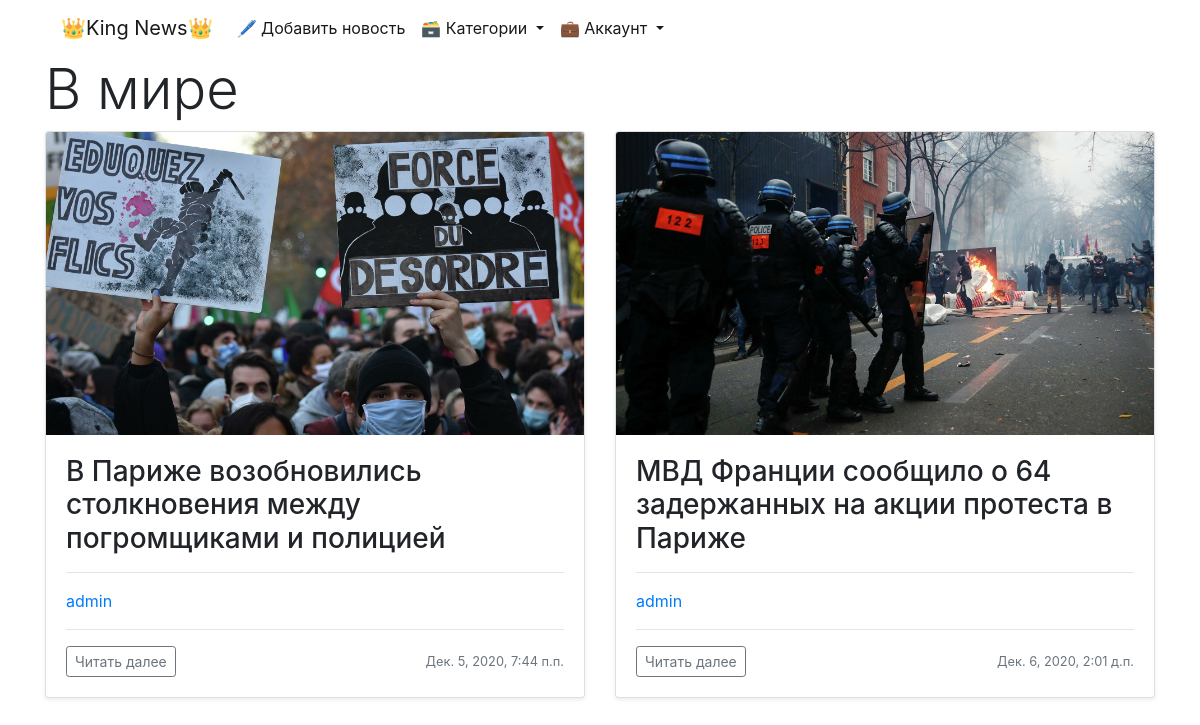
/news/category/3, run on an earlier commit of the app's database.
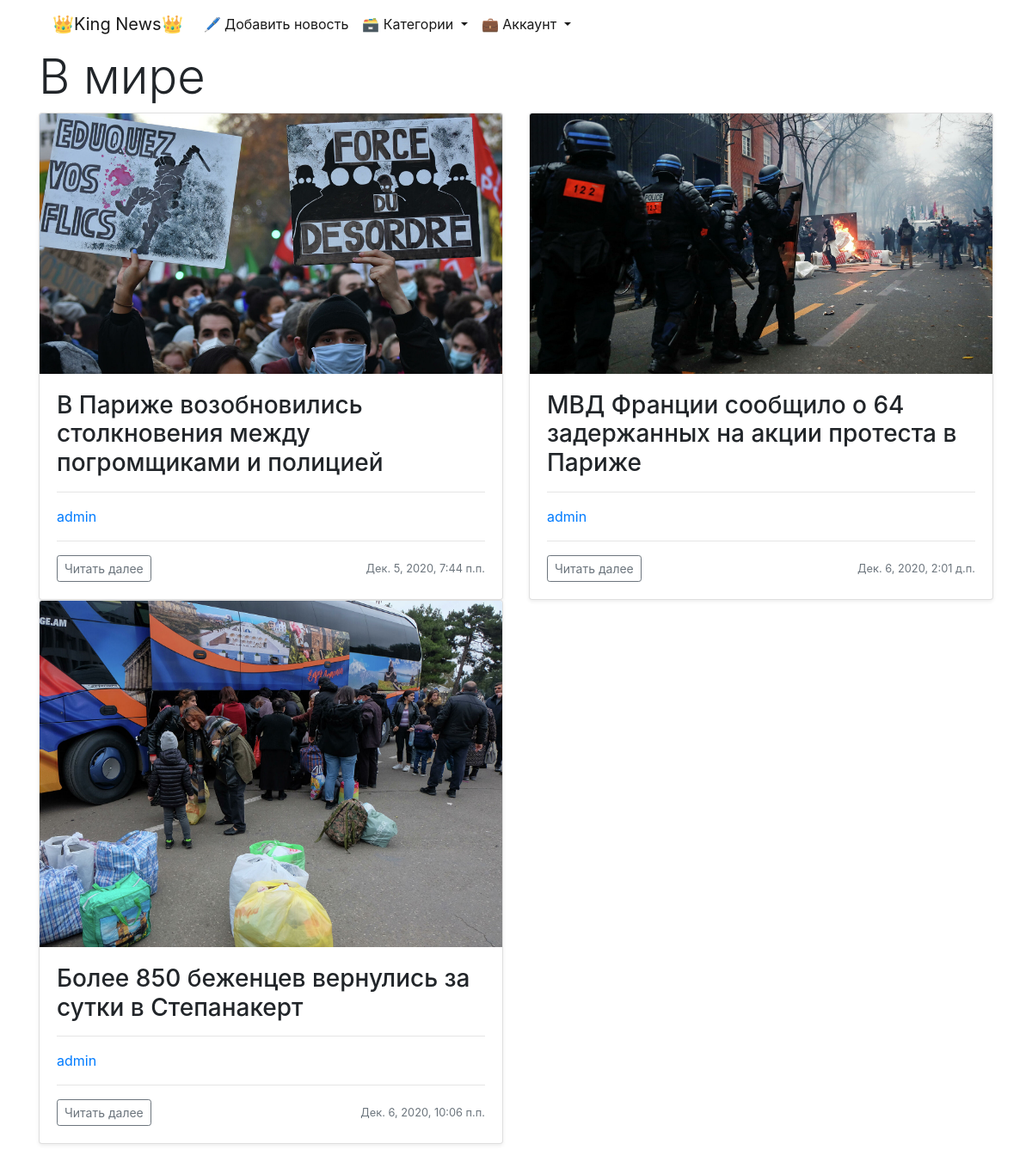
And on a later commit of the database.
### news/models.py (models this page shows, shortened)
class News(models.Model):
    author = models.ForeignKey(User, on_delete=models.PROTECT, verbose_name='автор', default=None)
    title = models.CharField(max_length=150, verbose_name='заголовок')
    content = models.TextField(verbose_name='текст')
    created_at = models.DateTimeField(auto_now_add=True, verbose_name='дата создания')
    updated_at = models.DateTimeField(auto_now=True, verbose_name='дата обновления')
    photo = models.ImageField(upload_to='photos/%Y/%m/%d/', verbose_name='постер', default='photos/default.svg')
    is_published = models.BooleanField(default=True, verbose_name='статус публикации')
    category = models.ForeignKey('Category', on_delete=models.PROTECT, verbose_name='категория', db_index=True, default=None)
    audio = models.FileField(upload_to='audio/%Y/%m/%d/', verbose_name='аудио', blank=True)
    def get_absolute_url(self):
        return reverse('news:detail_news', kwargs={'pk': self.pk})
    class Meta:
        verbose_name = 'новость'
        verbose_name_plural = 'новости'
        ordering = ['created_at', 'title']

### news/views.py (the view)
# urls.py: path('category/<int:category_id>', DetailCategory.as_view(), name='detail_category'),
class DetailCategory(ListView):
    model = News
    template_name = 'news/detail_category.html'
    context_object_name = 'detail_category'
    paginate_by = 4
    def get_queryset(self):
        return News.objects.filter(category=self.kwargs['category_id'], is_published=True)
    def get_context_data(self, *, object_list=None, **kwargs):
        context = super(DetailCategory, self).get_context_data(**kwargs)
        context['title_category'] = Category.objects.get(pk=self.kwargs['category_id']).title
        return context

### news/models.py (called while the page is built)
    def get_absolute_url(self):
        return reverse('news:detail_category', kwargs={'category_id': self.pk})

### news/templatetags/news_tags.py (called while the page is built)
@register.simple_tag(name='get_list_category')
def get_categories():
    categories = Category.objects.annotate(cnt=Count('news', filter=F('news__is_published')))
    return categories

### news/templates/news/detail_category.html (shortened to what this page needs)
{% extends 'base.html' %}
{% block content %}
    <h1 class="display-4">{{ title_category }}</h1>
    <div class="row row-cols-2">
        {% for category in detail_category %}
            <div class="col">
                <div class="card shadow-sm">
                    <img class="bd-placeholder-img card-img-top" focusable="false" role="img"
                         width="100%" height="100%" src="{{ category.photo.url }}">
                    <div class="card-body">
                        <h3 class="card-text">{{ category.title }}</h3>
                        <hr>
                        <a style="text-decoration: none;" href="#"><p>{{ category.author }}</p></a>
                        <hr>
                        <div class="d-flex justify-content-between align-items-center">
                            <div class="btn-group">
                                <form action="{{ category.get_absolute_url }}">
                                    <button type="submit" class="btn btn-sm btn-outline-secondary">
                                        Читать далее
                                    </button>
                                </form>
                            </div>
                            <small class="text-muted">{{ category.created_at }}</small>
                        </div>
                    </div>
                </div>
            </div>
        {% endfor %}
    </div>
    <br>
{% endblock %}

What changed in the data, as far as the page shows it:
added News: photo (picture), title "Более 850 беженцев вернулись за сутки в Степанакерт", author "admin", created_at "Дек. 6, 2020, 10:06 п.п."
